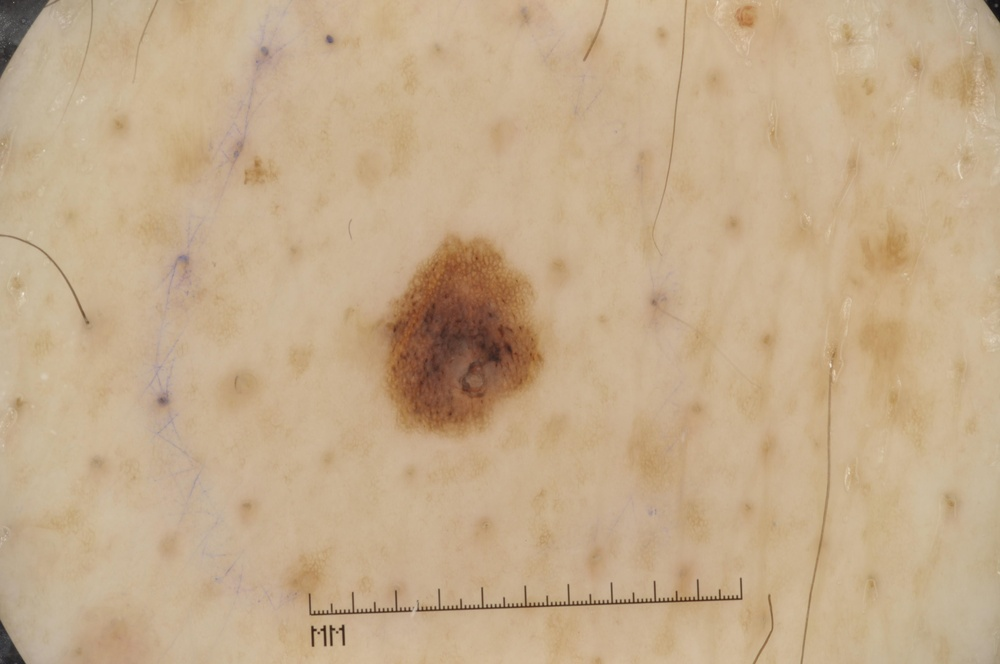
#> input picture test1.jpg, 1000 x 664 px, shrunk from 4288 x 2848 before the run
$ python slicV2.py --image test1.jpg
#> lines starting #> are read from the running program, lines starting #| are printed output that depends on the picture

# import the necessary packages
from skimage.segmentation import slic
from skimage.segmentation import mark_boundaries
from skimage.util import img_as_float
from skimage import io
import matplotlib.pyplot as plt
import argparse
# construct the argument parser and parse the arguments
ap = argparse.ArgumentParser()
ap.add_argument("-i", "--image", default='C:\\Users\\Nina\\Documents\\Cours-TP\\PAF\\data\\test.jpg', help="Path to the image")
args = vars(ap.parse_args())
# load the image and convert it to a floating point data type
image = img_as_float(io.imread(args["image"]))
# loop over the number of segments

for numSegments in (100, 200, 300):
    segments = slic(image, n_segments = numSegments, sigma = 5)
    fig = plt.figure("Superpixels -- %d segments" % (numSegments))
    ax = fig.add_subplot(1, 1, 1)
    ax.imshow(mark_boundaries(image, segments))
    plt.axis("off")
#> this loop made 3 passes
#> pass 1, `segments = slic(image, n_segments = numSegments, sigma = 5)`:
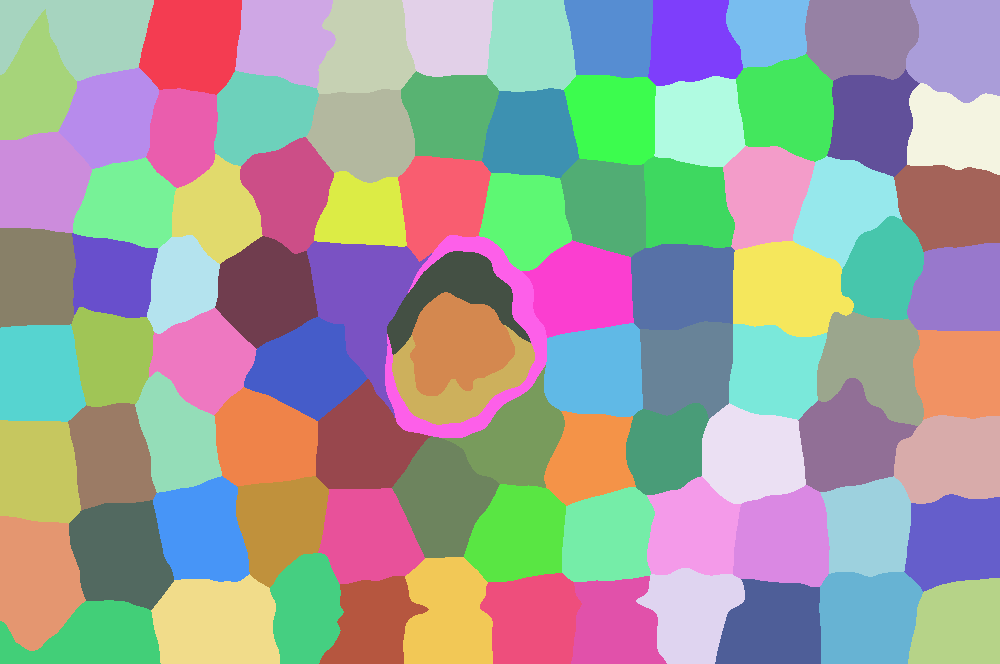
#> segments: shape (664, 1000) int64; 92 distinct labels, from 1 to 92; one colour per label, 0 black
#> pass 2, `segments = slic(image, n_segments = numSegments, sigma = 5)`:
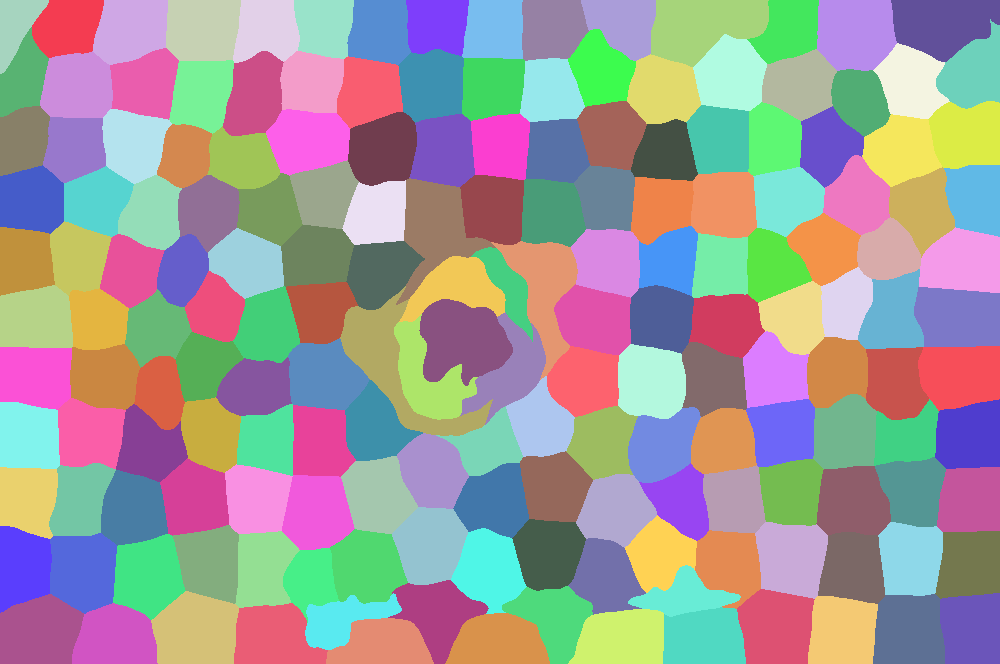
#> segments: shape (664, 1000) int64; 179 distinct labels, from 1 to 179; one colour per label, 0 black
#> pass 3, `segments = slic(image, n_segments = numSegments, sigma = 5)`:
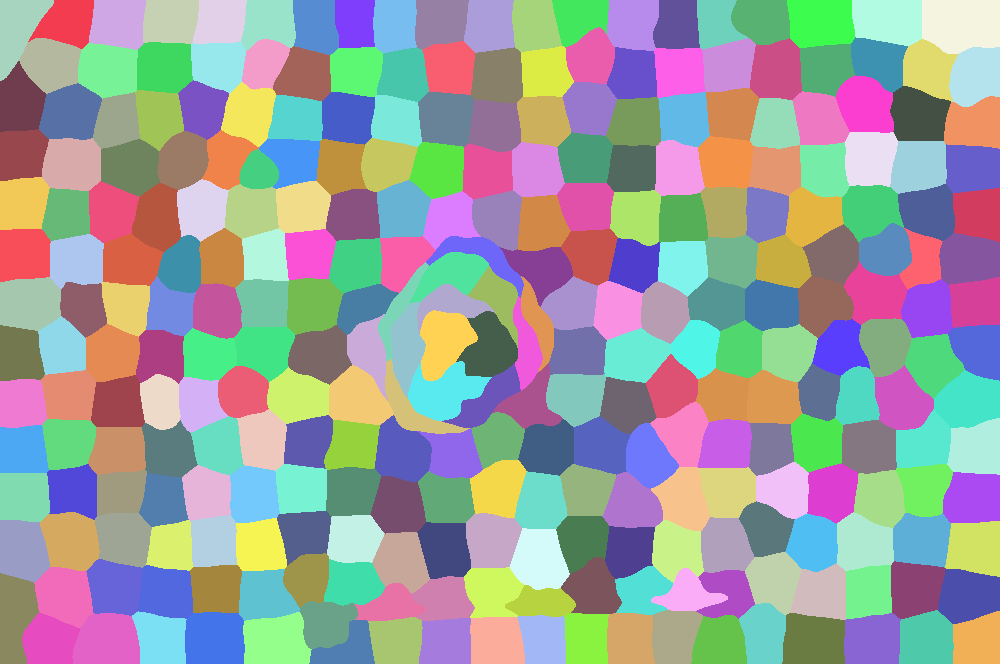
#> segments: shape (664, 1000) int64; 291 distinct labels, from 1 to 291; one colour per label, 0 black
# show the plots
plt.show()
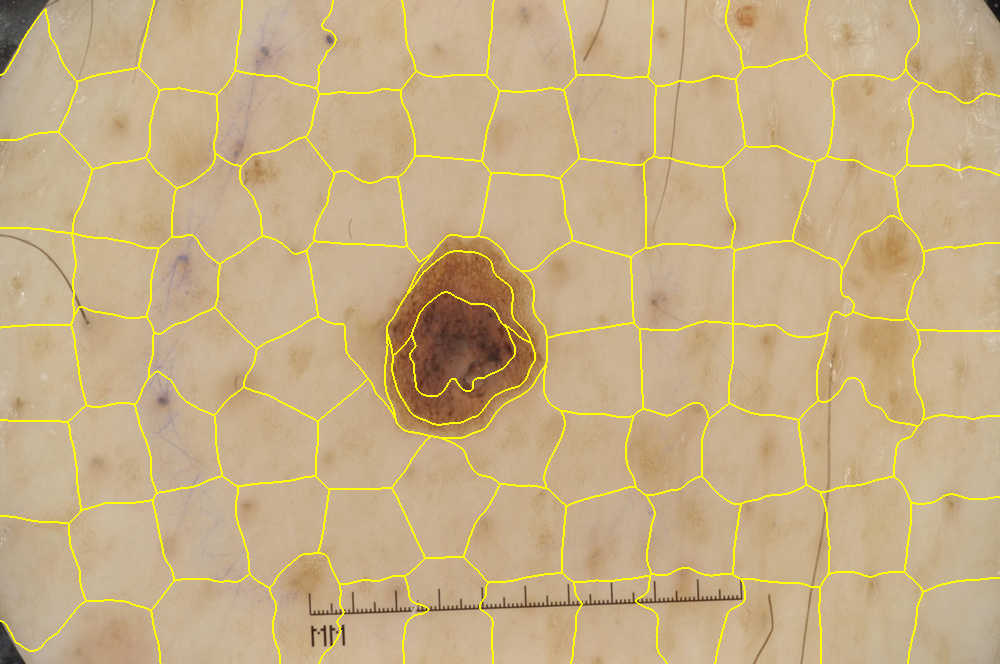
#> shown: shape (664, 1000, 3) float64; mean R, G, B 0.777, 0.684, 0.523
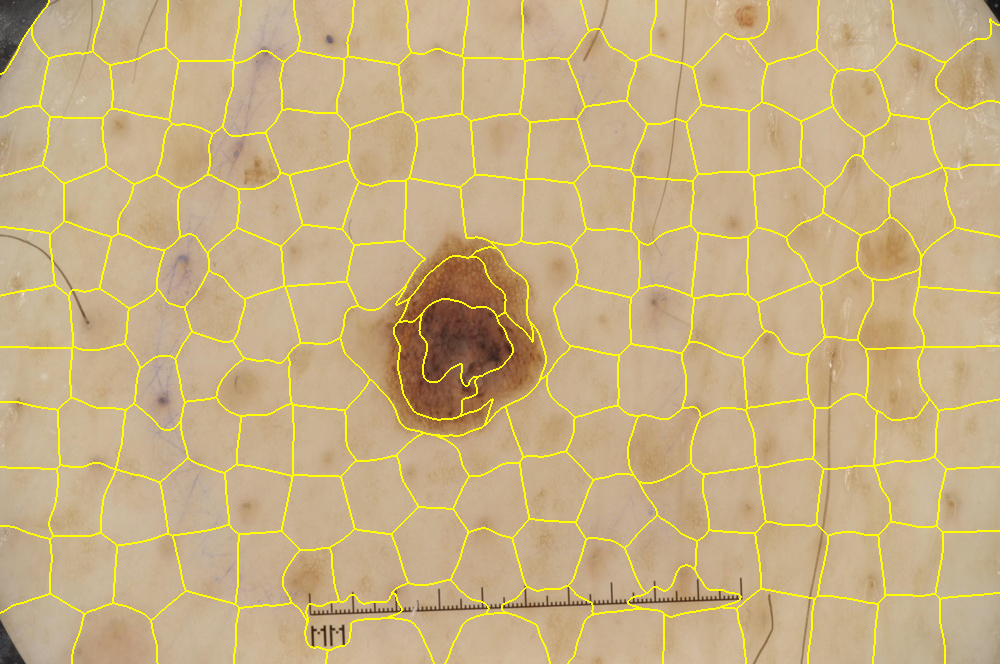
#> shown: shape (664, 1000, 3) float64; mean R, G, B 0.781, 0.689, 0.514
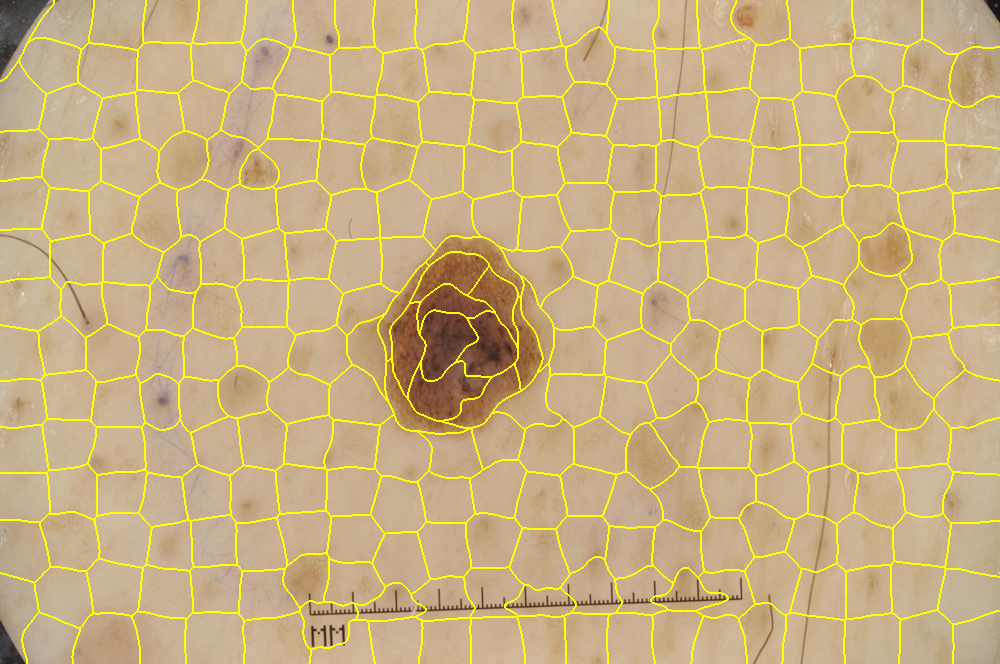
#> shown: shape (664, 1000, 3) float64; mean R, G, B 0.785, 0.694, 0.505

$ run again, on 351663752_1265362334084661_2918715700542437419_n.jpg
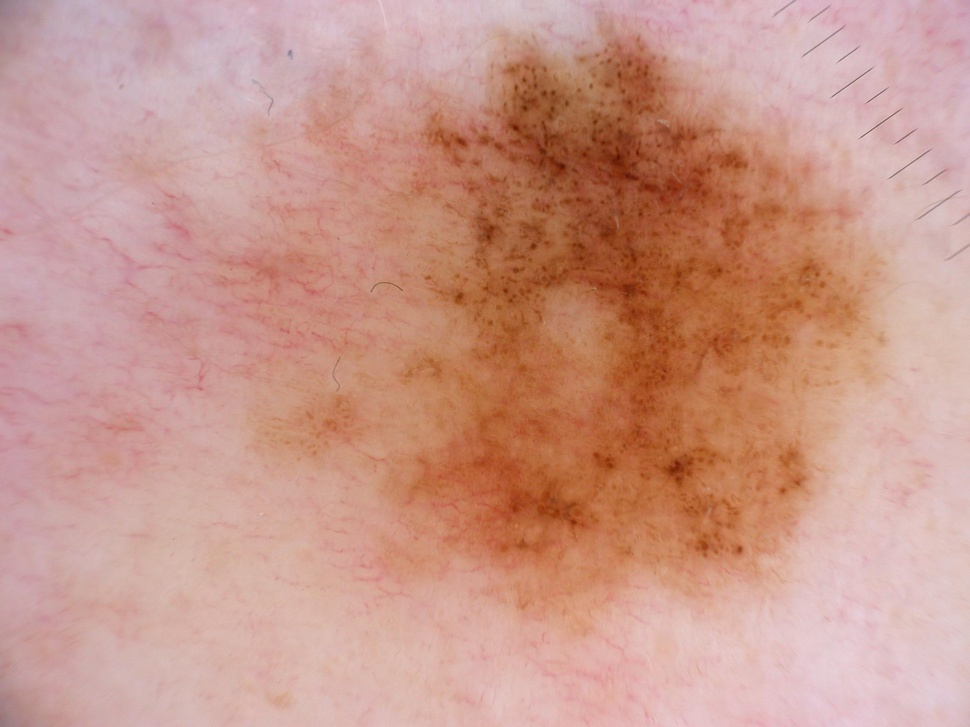
#> input picture 351663752_1265362334084661_2918715700542437419_n.jpg, 970 x 727 px, shrunk from 2048 x 1536 before the run
#> the loop `for numSegments in (100, 200, 300):` made 3 passes
#> pass 1, `segments = slic(image, n_segments = numSegments, sigma = 5)`:
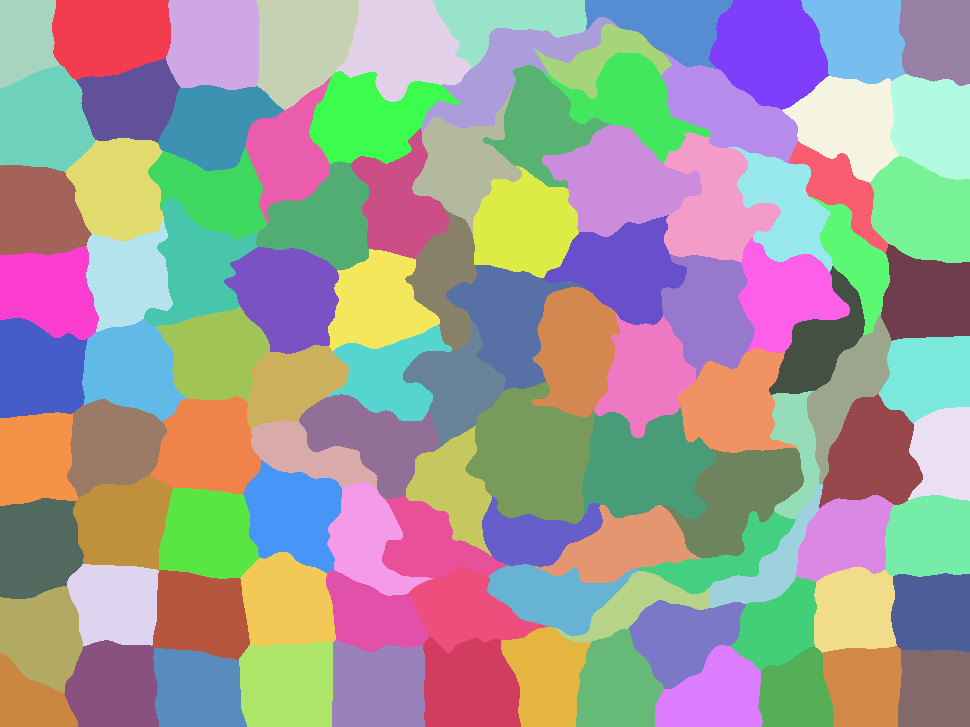
#> segments: shape (727, 970) int64; 106 distinct labels, from 1 to 106; one colour per label, 0 black
#> `plt.show()`:
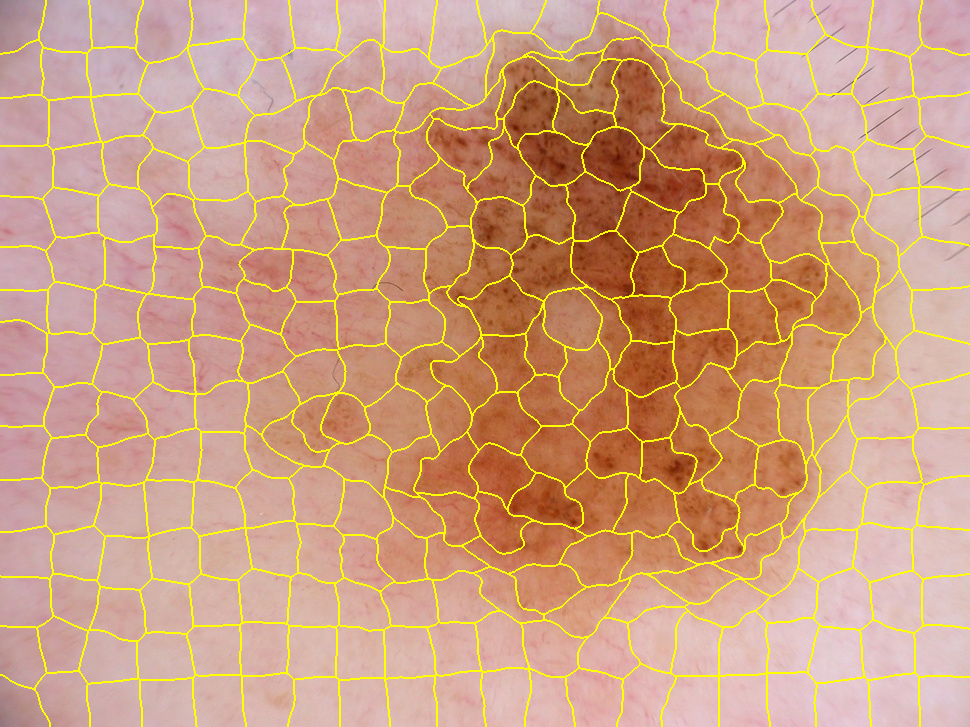
#> shown: shape (727, 970, 3) float64; mean R, G, B 0.806, 0.625, 0.503
